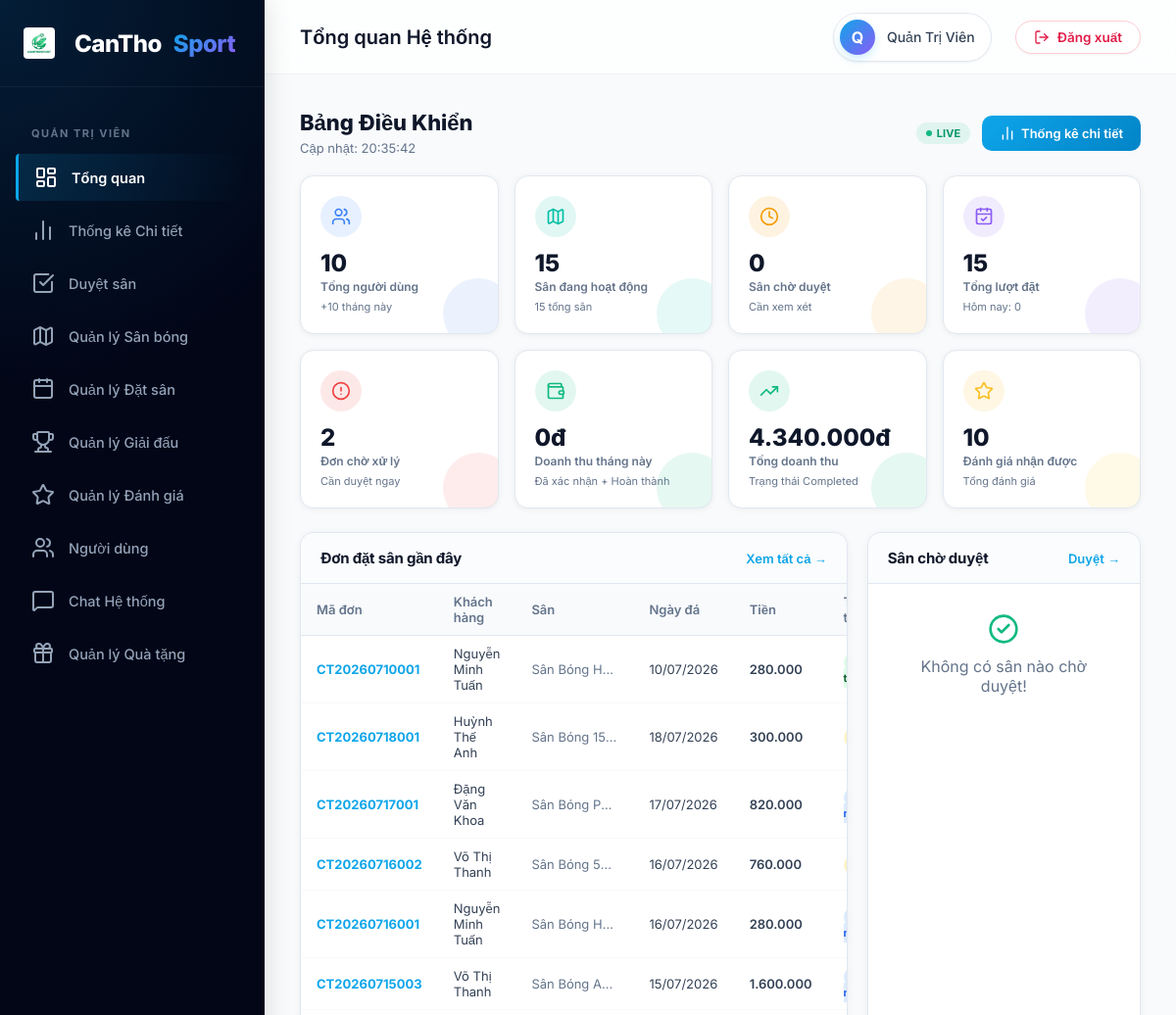
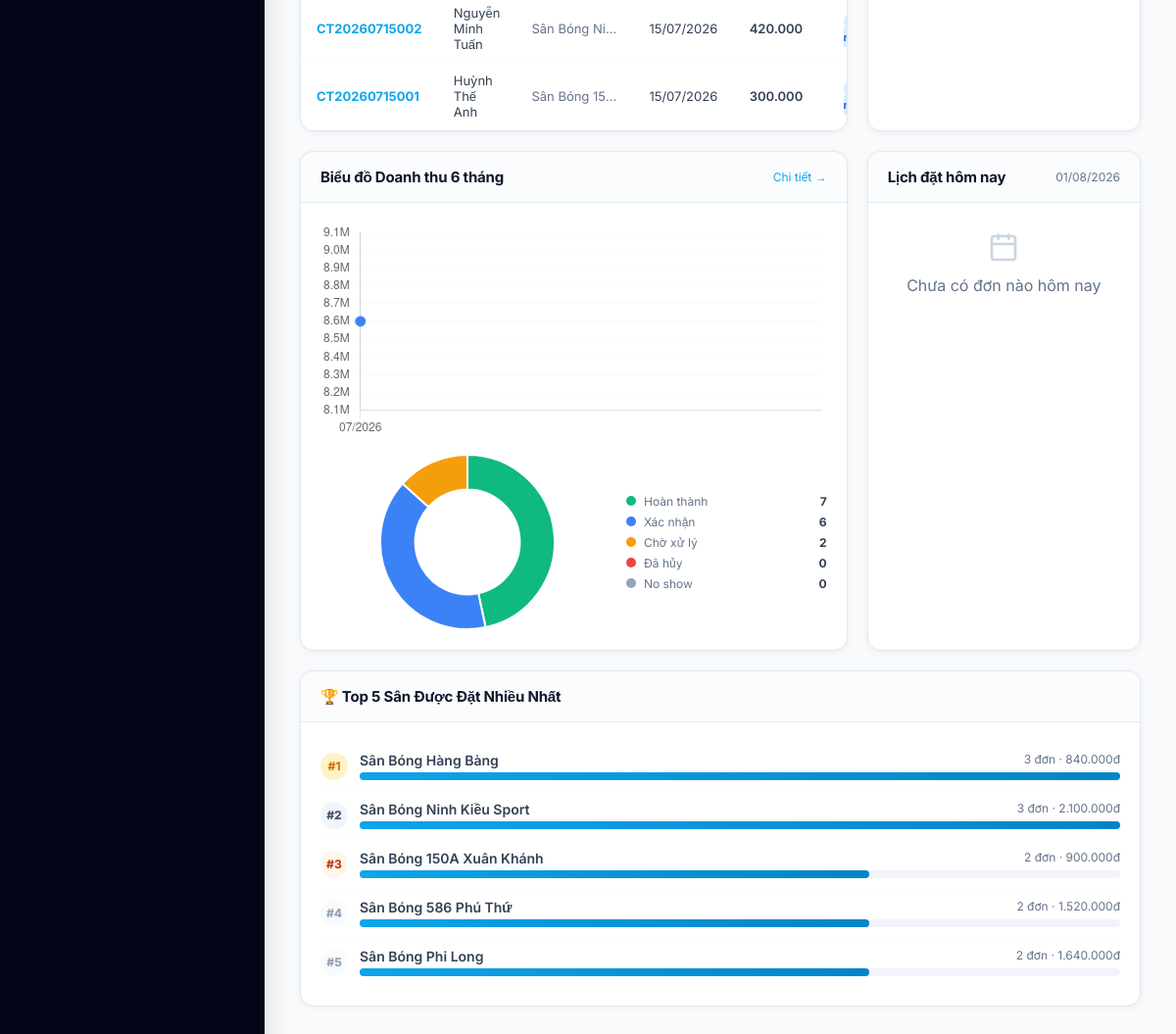
/admin/index.php (signed in), run on the app's committed database (2 pictures, top to bottom).
### tables this page shows
CREATE TABLE `bookings` (
  `id`           INT(11)       NOT NULL AUTO_INCREMENT,
  `booking_code` VARCHAR(20)   NOT NULL  COMMENT 'Mã đặt sân VD: CT20260715001',
  `field_id`     INT(11)       NOT NULL,
  `user_id`      INT(11)       NOT NULL,
  `booking_date` DATE          NOT NULL,
  `start_time`   TIME          NOT NULL,
  `end_time`     TIME          NOT NULL,
  `duration`     DECIMAL(3,1)  NOT NULL DEFAULT 1 COMMENT 'Số giờ',
  `total_price`  DECIMAL(12,0) NOT NULL,
  `status`       ENUM('pending','confirmed','cancelled','completed','no_show') NOT NULL DEFAULT 'pending',
  `payment_method` ENUM('cash','momo','bank','vnpay') NOT NULL DEFAULT 'cash',
  `payment_status` ENUM('unpaid','paid','refunded') NOT NULL DEFAULT 'unpaid',
  `points_used`     INT(11)      NOT NULL DEFAULT 0  COMMENT 'Số điểm tích lũy đã dùng',
  `discount_amount` DECIMAL(12,0) NOT NULL DEFAULT 0 COMMENT 'Số tiền được giảm từ điểm tích lũy',
  `points_earned`   INT(11)      NOT NULL DEFAULT 0  COMMENT 'Số điểm tích lũy nhận được',
  `note`         TEXT          DEFAULT NULL,
  `qr_code`      VARCHAR(255)  DEFAULT NULL  COMMENT 'Mã QR check-in',
  `cancelled_at` DATETIME      DEFAULT NULL,
  `cancel_reason` VARCHAR(255) DEFAULT NULL,
  `created_at`   TIMESTAMP     NOT NULL DEFAULT CURRENT_TIMESTAMP,
  `updated_at`   TIMESTAMP     NOT NULL DEFAULT CURRENT_TIMESTAMP ON UPDATE CURRENT_TIMESTAMP,
  PRIMARY KEY (`id`),
  UNIQUE KEY `uq_booking_code` (`booking_code`),
  KEY `idx_field_date` (`field_id`, `booking_date`),
  KEY `idx_user`       (`user_id`),
  KEY `idx_status`     (`status`),
  CONSTRAINT `fk_booking_field` FOREIGN KEY (`field_id`) REFERENCES `fields` (`id`),
  CONSTRAINT `fk_booking_user`  FOREIGN KEY (`user_id`)  REFERENCES `users`  (`id`)
);

CREATE TABLE `users` (
  `id`            INT(11)      NOT NULL AUTO_INCREMENT,
  `full_name`     VARCHAR(100) NOT NULL,
  `email`         VARCHAR(100) NOT NULL,
  `google_id`     VARCHAR(255) DEFAULT NULL,
  `facebook_id`   VARCHAR(255) DEFAULT NULL,
  `phone`         VARCHAR(15)  NOT NULL,
  `password_hash` VARCHAR(255) DEFAULT NULL,
  `role`          ENUM('customer','owner','admin') NOT NULL DEFAULT 'customer',
  `avatar`        VARCHAR(255) DEFAULT 'default-avatar.png',
  `address`       VARCHAR(255) DEFAULT NULL,
  `lat`           DECIMAL(10,8) DEFAULT NULL  COMMENT 'Vĩ độ địa chỉ nhà',
  `lng`           DECIMAL(11,8) DEFAULT NULL  COMMENT 'Kinh độ địa chỉ nhà',
  `is_active`     TINYINT(1)   NOT NULL DEFAULT 1,
  `email_verified` TINYINT(1)  NOT NULL DEFAULT 0,
  `points`         INT(11)      NOT NULL DEFAULT 0 COMMENT 'Điểm tích lũy tích được',
  `last_online`   DATETIME     DEFAULT NULL,
  `created_at`    TIMESTAMP    NOT NULL DEFAULT CURRENT_TIMESTAMP,
  `updated_at`    TIMESTAMP    NOT NULL DEFAULT CURRENT_TIMESTAMP ON UPDATE CURRENT_TIMESTAMP,
  PRIMARY KEY (`id`),
  UNIQUE KEY `uq_email` (`email`),
  UNIQUE KEY `uq_google_id` (`google_id`),
  UNIQUE KEY `uq_phone` (`phone`)
);

CREATE TABLE `fields` (
  `id`              INT(11)      NOT NULL AUTO_INCREMENT,
  `owner_id`        INT(11)      NOT NULL,
  `name`            VARCHAR(150) NOT NULL,
  `slug`            VARCHAR(160) NOT NULL,
  `address`         VARCHAR(255) NOT NULL,
  `district`        VARCHAR(100) NOT NULL  COMMENT 'Quận/Huyện tại Cần Thơ',
  `ward`            VARCHAR(100) DEFAULT NULL COMMENT 'Phường/Xã',
  `lat`             DECIMAL(10,8) NOT NULL  COMMENT 'Vĩ độ GPS',
  `lng`             DECIMAL(11,8) NOT NULL  COMMENT 'Kinh độ GPS',
  `type`            ENUM('5v5','7v7','11v11') NOT NULL DEFAULT '5v5',
  `surface`         ENUM('co_nhan_tao','co_tu_nhien','san_xi_mang') NOT NULL DEFAULT 'co_nhan_tao',
  `price_per_hour`  DECIMAL(10,0) NOT NULL  COMMENT 'Giá thuê/giờ (VNĐ)',
  `price_peak`      DECIMAL(10,0) DEFAULT NULL COMMENT 'Giá giờ cao điểm (17h-21h)',
  `description`     TEXT          DEFAULT NULL,
  `phone`           VARCHAR(15)   DEFAULT NULL,
  `open_time`       TIME          NOT NULL DEFAULT '06:00:00',
  `close_time`      TIME          NOT NULL DEFAULT '22:00:00',
  `has_lighting`    TINYINT(1)    NOT NULL DEFAULT 1  COMMENT 'Có đèn chiếu sáng',
  `has_parking`     TINYINT(1)    NOT NULL DEFAULT 1  COMMENT 'Có bãi đỗ xe',
  `has_shower`      TINYINT(1)    NOT NULL DEFAULT 0  COMMENT 'Có phòng tắm',
  `has_canteen`     TINYINT(1)    NOT NULL DEFAULT 0  COMMENT 'Có căn tin',
  `has_rental`      TINYINT(1)    NOT NULL DEFAULT 0  COMMENT 'Cho thuê dụng cụ',
  `cover_image`     VARCHAR(255)  DEFAULT NULL,
  `status`          ENUM('active','inactive','pending') NOT NULL DEFAULT 'pending',
  `discount_percent` INT(11)     NOT NULL DEFAULT 0  COMMENT 'Mức giảm giá (%)',
  `rating`          DECIMAL(2,1)  NOT NULL DEFAULT 0.0,
  `total_reviews`   INT(11)       NOT NULL DEFAULT 0,
  `total_bookings`  INT(11)       NOT NULL DEFAULT 0,
  `created_at`      TIMESTAMP     NOT NULL DEFAULT CURRENT_TIMESTAMP,
  `updated_at`      TIMESTAMP     NOT NULL DEFAULT CURRENT_TIMESTAMP ON UPDATE CURRENT_TIMESTAMP,
  PRIMARY KEY (`id`),
  UNIQUE KEY `uq_slug` (`slug`),
  KEY `idx_owner`    (`owner_id`),
  KEY `idx_district` (`district`),
  KEY `idx_type`     (`type`),
  KEY `idx_status`   (`status`),
  CONSTRAINT `fk_field_owner` FOREIGN KEY (`owner_id`) REFERENCES `users` (`id`) ON DELETE CASCADE
);

### admin/index.php (the view, shortened to what the rows shown need)
<?php
require_once '../config/db.php';
try {
    $recent_bookings = $pdo->query("
        SELECT b.booking_code, b.booking_date, b.start_time, b.end_time, b.total_price, b.status,
               u.full_name as customer_name, u.phone, f.name as field_name
        FROM bookings b
        JOIN users u ON b.user_id = u.id
        JOIN fields f ON b.field_id = f.id
        ORDER BY b.created_at DESC LIMIT 8
    ")->fetchAll();
    $monthly_rev = $pdo->query("
        SELECT DATE_FORMAT(booking_date, '%m/%Y') as month_label, SUM(total_price) as total
        FROM bookings
        WHERE status IN ('completed','confirmed')
        GROUP BY DATE_FORMAT(booking_date, '%Y-%m')
        ORDER BY booking_date DESC LIMIT 6
    ")->fetchAll();
    $monthly_rev = array_reverse($monthly_rev);
    $status_dist = $pdo->query("SELECT status, COUNT(*) as count FROM bookings GROUP BY status")->fetchAll(PDO::FETCH_KEY_PAIR);
} catch (PDOException $e) {
    die("Lỗi CSDL: " . $e->getMessage());
}
include '../includes/dashboard_header.php';
?>
<div>
    <div style="display:flex;align-items:center;justify-content:space-between;margin-bottom:20px;">
        <div>
            <h2 style="font-size:22px;font-weight:800;color:var(--dark);margin-bottom:4px;">Bảng Điều Khiển</h2>
        </div>
    </div>
    <div class="dash-grid-2">
        <div class="dash-card">
            <div style="overflow-x:auto;">
                <table style="width:100%;border-collapse:collapse;font-size:13px;">
                    <thead>
                        <tr style="background:#f8fafc;border-bottom:1px solid var(--border);">
                            <th style="padding:10px 16px;font-weight:600;color:var(--text-muted);text-align:left;">Mã đơn</th>
                            <th style="padding:10px 16px;font-weight:600;color:var(--text-muted);text-align:left;">Khách hàng</th>
                            <th style="padding:10px 16px;font-weight:600;color:var(--text-muted);text-align:left;">Sân</th>
                            <th style="padding:10px 16px;font-weight:600;color:var(--text-muted);text-align:left;">Ngày đá</th>
                            <th style="padding:10px 16px;font-weight:600;color:var(--text-muted);text-align:left;">Tiền</th>
                            <th style="padding:10px 16px;font-weight:600;color:var(--text-muted);text-align:left;">Trạng thái</th>
                        </tr>
                    </thead>
                    <tbody>
                        <?php foreach ($recent_bookings as $b):
                            $sc = ['pending'=>'pill-pending','confirmed'=>'pill-confirmed','completed'=>'pill-completed','cancelled'=>'pill-cancelled','no_show'=>'pill-no_show'];
                            $sl = ['pending'=>'Chờ','confirmed'=>'Xác nhận','completed'=>'Hoàn thành','cancelled'=>'Đã hủy','no_show'=>'No show'];
                        ?>
                        <tr style="border-bottom:1px solid #f8fafc;" onmouseover="this.style.background='#fafafa'" onmouseout="this.style.background=''">
                            <td style="padding:10px 16px;font-weight:700;color:var(--primary);"><?=htmlspecialchars($b['booking_code'])?></td>
                            <td style="padding:10px 16px;"><?=htmlspecialchars($b['customer_name'])?></td>
                            <td style="padding:10px 16px;color:var(--text-muted);max-width:120px;white-space:nowrap;overflow:hidden;text-overflow:ellipsis;"><?=htmlspecialchars($b['field_name'])?></td>
                            <td style="padding:10px 16px;"><?=date('d/m/Y',strtotime($b['booking_date']))?></td>
                            <td style="padding:10px 16px;font-weight:600;"><?=number_format($b['total_price'],0,',','.')?></td>
                            <td style="padding:10px 16px;"><span class="status-pill <?=$sc[$b['status']]??'pill-pending'?>"><?=$sl[$b['status']]??'?'?></span></td>
                        </tr>
                        <?php endforeach; ?>
                    </tbody>
                </table>
            </div>
        </div>
    </div>
</div>
<script>
document.addEventListener('DOMContentLoaded', function() {
    // Revenue line chart
    new Chart(document.getElementById('adminRevenueChart').getContext('2d'), {
        type: 'line',
        data: {
            labels: <?php echo json_encode(array_column($monthly_rev, 'month_label')); ?>,
            datasets: [{
                label: 'Doanh thu',
                data: <?php echo json_encode(array_column($monthly_rev, 'total')); ?>,
                borderColor: '#3b82f6',
                backgroundColor: 'rgba(59,130,246,0.08)',
                fill: true, tension: 0.4, pointRadius: 5,
                pointBackgroundColor: '#3b82f6',
            }]
        },
        options: {
            responsive: true, maintainAspectRatio: false,
            plugins: { legend: { display: false },
                tooltip: { callbacks: { label: ctx => new Intl.NumberFormat('vi-VN').format(ctx.raw) + 'đ' }}
            },
            scales: {
                y: { ticks: { callback: v => (v/1e6).toFixed(1)+'M' }, grid: { color: '#f8fafc' } }
            }
        }
    });
    // Status doughnut chart
    new Chart(document.getElementById('adminStatusChart').getContext('2d'), {
        type: 'doughnut',
        data: {
            labels: ['Hoàn thành','Xác nhận','Chờ','Đã hủy','No show'],
            datasets: [{
                data: [
                    <?=$status_dist['completed']??0?>,
                    <?=$status_dist['confirmed']??0?>,
                    <?=$status_dist['pending']??0?>,
                    <?=$status_dist['cancelled']??0?>,
                    <?=$status_dist['no_show']??0?>
                ],
                backgroundColor: ['#10b981','#3b82f6','#f59e0b','#ef4444','#94a3b8'],
                borderWidth: 2, borderColor: '#fff'
            }]
        },
        options: { responsive: true, maintainAspectRatio: false, plugins: { legend: { display: false } }, cutout: '60%' }
    });
    // ─── Live Polling mỗi 15 giây ─────────────────────────
    function pollLiveStats() {
        fetch('../api/notifications.php?action=admin_live')
            .then(r => r.json())
            .then(data => {
                if (data.pending_bookings !== undefined) {
                    document.getElementById('livePendingVal').textContent = data.pending_bookings;
                }
                document.getElementById('lastUpdate').textContent = new Date().toLocaleTimeString('vi-VN');
            })
            .catch(() => {});
    }
    setInterval(pollLiveStats, 15000);
});
</script>
<?php include '../includes/dashboard_footer.php'; ?>

### data on the page
bookings: booking_code "CT20260710001", user.full_name "Nguyễn Minh Tuấn", field.name "Sân Bóng H…", booking_date "10/07/2026", total_price "280.000"
bookings: booking_code "CT20260718001", user.full_name "Huỳnh Thế Anh", field.name "Sân Bóng 15…", booking_date "18/07/2026", total_price "300.000"
bookings: booking_code "CT20260717001", user.full_name "Đặng Văn Khoa", field.name "Sân Bóng P…", booking_date "17/07/2026", total_price "820.000"
bookings: booking_code "CT20260716002", user.full_name "Võ Thị Thanh", field.name "Sân Bóng 5…", booking_date "16/07/2026", total_price "760.000"
bookings: booking_code "CT20260716001", user.full_name "Nguyễn Minh Tuấn", field.name "Sân Bóng H…", booking_date "16/07/2026", total_price "280.000"
bookings: booking_code "CT20260715003", user.full_name "Võ Thị Thanh", field.name "Sân Bóng A…", booking_date "15/07/2026", total_price "1.600.000"
bookings: booking_code "CT20260715002", user.full_name "Nguyễn Minh Tuấn", field.name "Sân Bóng Ni…", booking_date "15/07/2026", total_price "420.000"
bookings: booking_code "CT20260715001", user.full_name "Huỳnh Thế Anh", field.name "Sân Bóng 15…", booking_date "15/07/2026", total_price "300.000"

### other printed values
$page_title "Tổng quan Hệ thống"
substr($_SESSION['user_full_name'] ?? 'U', 0, 1) "Q"
$_SESSION['user_full_name'] "Quản Trị Viên"
$k['val'] "10"
$k['lbl'] "Tổng người dùng"
$k['sub'] "+10 tháng này"
$k['val'] "15"
$k['lbl'] "Sân đang hoạt động"
$k['sub'] "15 tổng sân"
$k['val'] "0"
$k['lbl'] "Sân chờ duyệt"
$k['sub'] "Cần xem xét"
$k['lbl'] "Tổng lượt đặt"
$k['sub'] "Hôm nay: 0"
$k['val'] "2"
